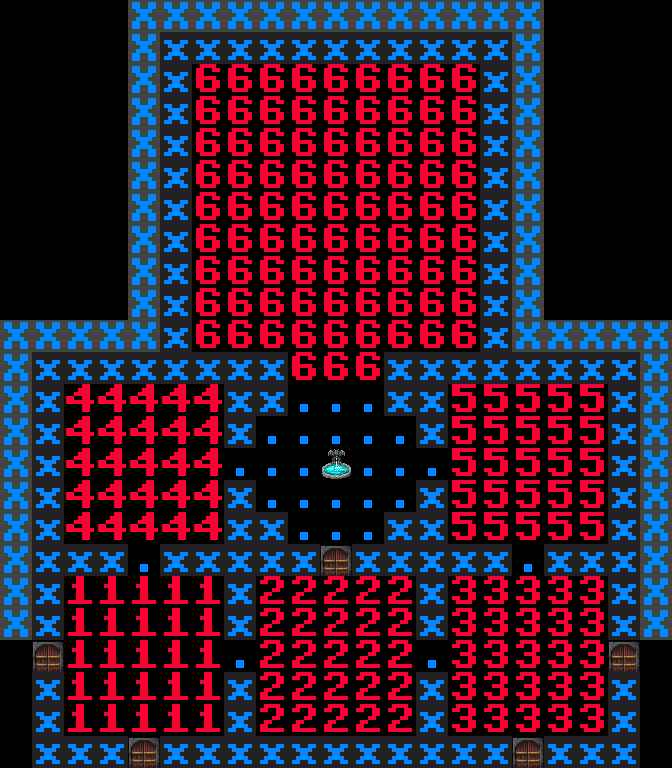

A level layout from a 2D game, rendered from its tile map. Below: a short description, then the map file with its tile-grid data intact:
An orthogonal 21x24 tile map with 32x32 px tiles, 3 tile layers (Tile Layer, Feature Layer, Tag Layer), 2 tilesets.

<map version="2017.05.26" orientation="orthogonal" renderorder="right-down" width="21" height="24" tilewidth="32" tileheight="32" backgroundcolor="#000000" nextobjectid="1">
 <properties>
  <property name="code">SUBVAULT:   1 : ee_5x5
SUBVAULT:   2 : ee_5x5
SUBVAULT:   3 : ee_5x5
SUBVAULT:   4 : ee_5x5
SUBVAULT:   5 : ee_5x5
SUBVAULT:   6 : ee_9x9
: ee_setup(_G)</property>
  <property name="depth" value="Depths:2-, !Depths:$" />
  <property name="orient" value="float" />
  <property name="weight" value="3" />
 </properties>
 <tileset firstgid="1" source="../tilesets/features.tsx" />
 <tileset firstgid="205" source="../tilesets/basic.tsx" />
 <layer name="Tile Layer" width="21" height="24">
  <data encoding="csv">
0,0,0,0,207,207,207,207,207,207,207,207,207,207,207,207,207,0,0,0,0,
0,0,0,0,207,206,206,206,206,206,206,206,206,206,206,206,207,0,0,0,0,
0,0,0,0,207,206,33,33,33,33,33,33,33,33,33,206,207,0,0,0,0,
0,0,0,0,207,206,33,33,33,33,33,33,33,33,33,206,207,0,0,0,0,
0,0,0,0,207,206,33,33,33,33,33,33,33,33,33,206,207,0,0,0,0,
0,0,0,0,207,206,33,33,33,33,33,33,33,33,33,206,207,0,0,0,0,
0,0,0,0,207,206,33,33,33,33,33,33,33,33,33,206,207,0,0,0,0,
0,0,0,0,207,206,33,33,33,33,33,33,33,33,33,206,207,0,0,0,0,
0,0,0,0,207,206,33,33,33,33,33,33,33,33,33,206,207,0,0,0,0,
0,0,0,0,207,206,33,33,33,33,33,33,33,33,33,206,207,0,0,0,0,
207,207,207,207,207,206,33,33,33,33,33,33,33,33,33,206,207,207,207,207,207,
207,206,206,206,206,206,206,206,206,33,33,33,206,206,206,206,206,206,206,206,207,
207,206,31,31,31,31,31,206,206,205,205,205,206,206,32,32,32,32,32,206,207,
207,206,31,31,31,31,31,206,205,205,205,205,205,206,32,32,32,32,32,206,207,
207,206,31,31,31,31,31,205,205,205,109,205,205,205,32,32,32,32,32,206,207,
207,206,31,31,31,31,31,206,205,205,205,205,205,206,32,32,32,32,32,206,207,
207,206,31,31,31,31,31,206,206,205,205,205,206,206,32,32,32,32,32,206,207,
207,206,206,206,205,206,206,206,206,206,121,206,206,206,206,206,205,206,206,206,207,
207,206,28,28,28,28,28,206,29,29,29,29,29,206,30,30,30,30,30,206,207,
207,206,28,28,28,28,28,206,29,29,29,29,29,206,30,30,30,30,30,206,207,
0,121,28,28,28,28,28,205,29,29,29,29,29,205,30,30,30,30,30,121,0,
0,206,28,28,28,28,28,206,29,29,29,29,29,206,30,30,30,30,30,206,0,
0,206,28,28,28,28,28,206,29,29,29,29,29,206,30,30,30,30,30,206,0,
0,206,206,206,121,206,206,206,206,206,206,206,206,206,206,206,121,206,206,206,0
</data>
 </layer>
 <layer name="Feature Layer" width="21" height="24">
  <data encoding="csv">
0,0,0,0,0,0,0,0,0,0,0,0,0,0,0,0,0,0,0,0,0,
0,0,0,0,0,0,0,0,0,0,0,0,0,0,0,0,0,0,0,0,0,
0,0,0,0,0,0,0,0,0,0,0,0,0,0,0,0,0,0,0,0,0,
0,0,0,0,0,0,0,0,0,0,0,0,0,0,0,0,0,0,0,0,0,
0,0,0,0,0,0,0,0,0,0,0,0,0,0,0,0,0,0,0,0,0,
0,0,0,0,0,0,0,0,0,0,0,0,0,0,0,0,0,0,0,0,0,
0,0,0,0,0,0,0,0,0,0,0,0,0,0,0,0,0,0,0,0,0,
0,0,0,0,0,0,0,0,0,0,0,0,0,0,0,0,0,0,0,0,0,
0,0,0,0,0,0,0,0,0,0,0,0,0,0,0,0,0,0,0,0,0,
0,0,0,0,0,0,0,0,0,0,0,0,0,0,0,0,0,0,0,0,0,
0,0,0,0,0,0,0,0,0,0,0,0,0,0,0,0,0,0,0,0,0,
0,0,0,0,0,0,0,0,0,0,0,0,0,0,0,0,0,0,0,0,0,
0,0,0,0,0,0,0,0,0,0,0,0,0,0,0,0,0,0,0,0,0,
0,0,0,0,0,0,0,0,0,0,0,0,0,0,0,0,0,0,0,0,0,
0,0,0,0,0,0,0,0,0,0,0,0,0,0,0,0,0,0,0,0,0,
0,0,0,0,0,0,0,0,0,0,0,0,0,0,0,0,0,0,0,0,0,
0,0,0,0,0,0,0,0,0,0,0,0,0,0,0,0,0,0,0,0,0,
0,0,0,0,0,0,0,0,0,0,0,0,0,0,0,0,0,0,0,0,0,
0,0,0,0,0,0,0,0,0,0,0,0,0,0,0,0,0,0,0,0,0,
0,0,0,0,0,0,0,0,0,0,0,0,0,0,0,0,0,0,0,0,0,
0,0,0,0,0,0,0,0,0,0,0,0,0,0,0,0,0,0,0,0,0,
0,0,0,0,0,0,0,0,0,0,0,0,0,0,0,0,0,0,0,0,0,
0,0,0,0,0,0,0,0,0,0,0,0,0,0,0,0,0,0,0,0,0,
0,0,0,0,0,0,0,0,0,0,0,0,0,0,0,0,0,0,0,0,0
</data>
 </layer>
 <layer name="Tag Layer" width="21" height="24">
  <data encoding="csv">
0,0,0,0,0,0,0,0,0,0,0,0,0,0,0,0,0,0,0,0,0,
0,0,0,0,0,0,0,0,0,0,0,0,0,0,0,0,0,0,0,0,0,
0,0,0,0,0,0,0,0,0,0,0,0,0,0,0,0,0,0,0,0,0,
0,0,0,0,0,0,0,0,0,0,0,0,0,0,0,0,0,0,0,0,0,
0,0,0,0,0,0,0,0,0,0,0,0,0,0,0,0,0,0,0,0,0,
0,0,0,0,0,0,0,0,0,0,0,0,0,0,0,0,0,0,0,0,0,
0,0,0,0,0,0,0,0,0,0,0,0,0,0,0,0,0,0,0,0,0,
0,0,0,0,0,0,0,0,0,0,0,0,0,0,0,0,0,0,0,0,0,
0,0,0,0,0,0,0,0,0,0,0,0,0,0,0,0,0,0,0,0,0,
0,0,0,0,0,0,0,0,0,0,0,0,0,0,0,0,0,0,0,0,0,
0,0,0,0,0,0,0,0,0,0,0,0,0,0,0,0,0,0,0,0,0,
0,0,0,0,0,0,0,0,0,0,0,0,0,0,0,0,0,0,0,0,0,
0,0,0,0,0,0,0,0,0,0,0,0,0,0,0,0,0,0,0,0,0,
0,0,0,0,0,0,0,0,0,0,0,0,0,0,0,0,0,0,0,0,0,
0,0,0,0,0,0,0,0,0,0,0,0,0,0,0,0,0,0,0,0,0,
0,0,0,0,0,0,0,0,0,0,0,0,0,0,0,0,0,0,0,0,0,
0,0,0,0,0,0,0,0,0,0,0,0,0,0,0,0,0,0,0,0,0,
0,0,0,0,0,0,0,0,0,0,0,0,0,0,0,0,0,0,0,0,0,
0,0,0,0,0,0,0,0,0,0,0,0,0,0,0,0,0,0,0,0,0,
0,0,0,0,0,0,0,0,0,0,0,0,0,0,0,0,0,0,0,0,0,
0,0,0,0,0,0,0,0,0,0,0,0,0,0,0,0,0,0,0,0,0,
0,0,0,0,0,0,0,0,0,0,0,0,0,0,0,0,0,0,0,0,0,
0,0,0,0,0,0,0,0,0,0,0,0,0,0,0,0,0,0,0,0,0,
0,0,0,0,0,0,0,0,0,0,0,0,0,0,0,0,0,0,0,0,0
</data>
 </layer>
 <objectgroup name="Scripting Layer" />
</map>
